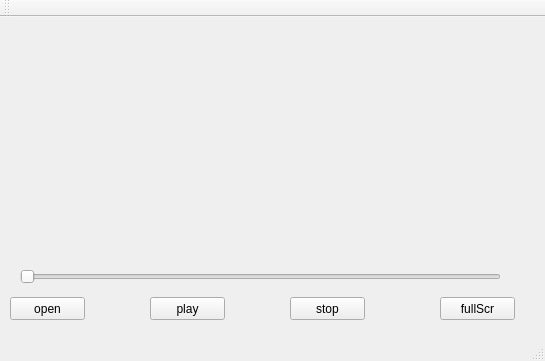
<?xml version="1.0" encoding="UTF-8"?>
<ui version="4.0">
 <class>MulPlayer</class>
 <widget class="QMainWindow" name="MulPlayer">
  <property name="geometry">
   <rect>
    <x>0</x>
    <y>0</y>
    <width>545</width>
    <height>361</height>
   </rect>
  </property>
  <property name="windowTitle">
   <string>MulPlayer</string>
  </property>
  <widget class="QWidget" name="centralWidget">
   <widget class="QPushButton" name="openFileBtn">
    <property name="geometry">
     <rect>
      <x>10</x>
      <y>280</y>
      <width>75</width>
      <height>23</height>
     </rect>
    </property>
    <property name="text">
     <string>open</string>
    </property>
   </widget>
   <widget class="QPushButton" name="playBtn">
    <property name="geometry">
     <rect>
      <x>150</x>
      <y>280</y>
      <width>75</width>
      <height>23</height>
     </rect>
    </property>
    <property name="text">
     <string>play</string>
    </property>
   </widget>
   <widget class="QPushButton" name="stopBtn">
    <property name="geometry">
     <rect>
      <x>290</x>
      <y>280</y>
      <width>75</width>
      <height>23</height>
     </rect>
    </property>
    <property name="text">
     <string>stop</string>
    </property>
   </widget>
   <widget class="QPushButton" name="fullScrBtn">
    <property name="geometry">
     <rect>
      <x>440</x>
      <y>280</y>
      <width>75</width>
      <height>23</height>
     </rect>
    </property>
    <property name="text">
     <string>fullScr</string>
    </property>
   </widget>
   <widget class="QSlider" name="progressBar">
    <property name="geometry">
     <rect>
      <x>20</x>
      <y>250</y>
      <width>481</width>
      <height>20</height>
     </rect>
    </property>
    <property name="orientation">
     <enum>Qt::Horizontal</enum>
    </property>
   </widget>
  </widget>
  <widget class="QMenuBar" name="menuBar">
   <property name="geometry">
    <rect>
     <x>0</x>
     <y>0</y>
     <width>545</width>
     <height>23</height>
    </rect>
   </property>
  </widget>
  <widget class="QToolBar" name="mainToolBar">
   <attribute name="toolBarArea">
    <enum>TopToolBarArea</enum>
   </attribute>
   <attribute name="toolBarBreak">
    <bool>false</bool>
   </attribute>
  </widget>
  <widget class="QStatusBar" name="statusBar"/>
 </widget>
 <layoutdefault spacing="6" margin="11"/>
 <resources/>
 <connections/>
</ui>
